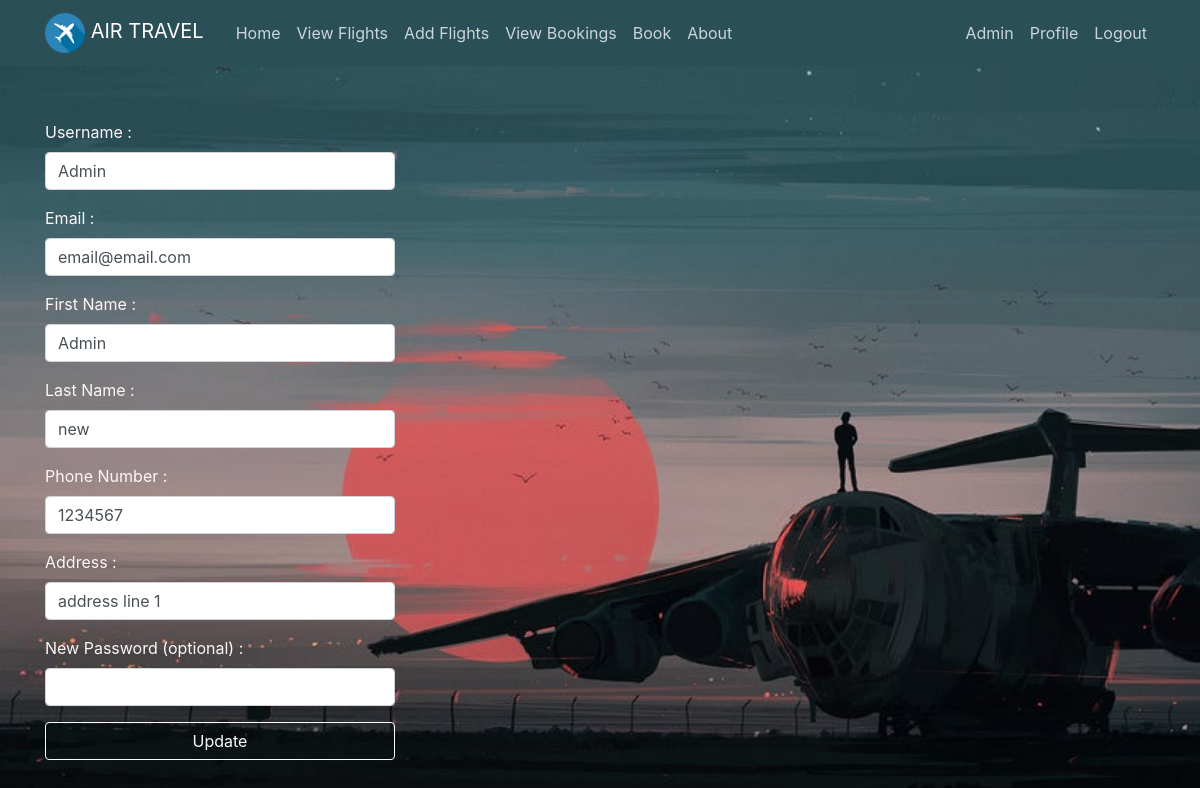
The app's page /Profile/ (signed in) with its own data.
### app.py (models this page shows)
class User(db.Model):
    __tablename__ = 'user'
    id = db.Column(db.Integer, primary_key=True)
    username = db.Column(db.String(50))
    password = db.Column(db.String(80))
    first_name = db.Column(db.String(20))
    last_name = db.Column(db.String(20))
    email = db.Column(db.String(120))
    phone_number = db.Column(db.Integer)
    address = db.Column(db.String(100))
    admin = db.Column(db.Boolean)

### app.py (the view, shortened to what this page needs)
@app.route("/Profile/", methods=['GET', 'POST'])
@login_required
def profile():
    name = session.get('username')
    qs = User.query.filter_by(username = name).first()
    return render_template('profile_data.html', qs=qs)

### app.py (called while the page is built)
def login_required(f):
    @wraps(f)
    def decorated_function(*args, **kwargs):
        if 'login' not in session:
            flash('You need to login', 'danger')
            return redirect(url_for('login', next=request.url))
        return f(*args, **kwargs)
    return decorated_function

### templates/profile_data.html
{% extends 'base.html' %}
{% block content %}
<div class="row style_new" style="margin-top: 40px">
    <div class="col-sm-6">
        <form method="POST">
            <div class="form-group">
              <label for="uname">Username : </label>
              <input type="text" name="uname" class="form-control" id="uname" value="{{ qs.username }}">
            </div>
            <div class="form-group">
              <label for="mail">Email : </label>
              <input type="email" name="mail" class="form-control" id="mail" value="{{ qs.email }}">
            </div>
            <div class="form-group">
              <label for="fname">First Name : </label>
              <input type="text" name="fname" class="form-control" id="fname" value="{{ qs.first_name }}" >
            </div>
            <div class="form-group">
              <label for="lname">Last Name : </label>
              <input type="text" name="lname" class="form-control" id="lname" value="{{ qs.last_name }}" >
            </div>
            <div class="form-group">
              <label for="pnum">Phone Number : </label>
              <input type="text" name="pnum" class="form-control" id="pnum" value="{{ qs.phone_number }}" >
            </div>
            <div class="form-group">
              <label for="address">Address : </label>
              <input type="text" name="address" class="form-control" id="address" value="{{ qs.address }}" >
            </div>
            <div class="form-group">
              <label for="passw">New Password (optional) : </label>
              <input type="password" name="passw" class="form-control" id="passw" value="">
            </div>
            <button type="submit" class="btn form-control btn-outline-light">Update</button>
            <br>
            <br>
            <br>
        </form>
    </div>
</div>
{% endblock %}

### static/css/main.css (style rules this page uses)
body { color: #413f3f !important; margin-top: 5rem ; }
.imager { background: url("/static/media/bg_back.jpg") !important; background-repeat: no-repeat !important; background-size: cover !important; }
.style_new { color: #fcf7f7 !important; }

### records on screen
User: uname "Admin", mail "email@email.com", fname "Admin", lname "new", pnum "1234567", address "address line 1"
